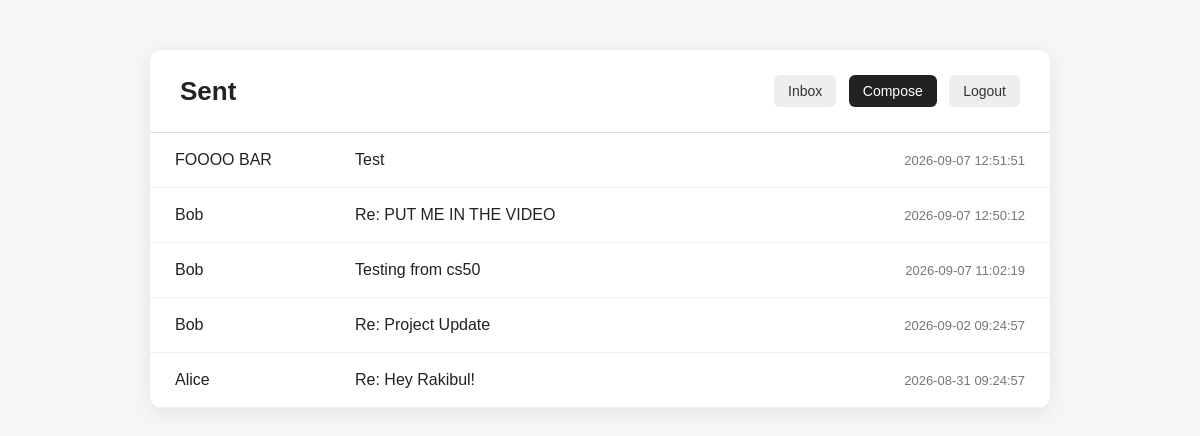
/sent (signed in), run on the app's committed database.
### tables this page shows
CREATE TABLE emails (
    email_id INTEGER PRIMARY KEY,
    sender_id INTEGER NOT NULL,
    recipient_id INTEGER NOT NULL,
    time_sent TEXT NOT NULL,
    title TEXT,
    description TEXT,
    is_read INTEGER NOT NULL DEFAULT 0,

    FOREIGN KEY (sender_id) REFERENCES users(user_id),
    FOREIGN KEY (recipient_id) REFERENCES users(user_id)
);

CREATE TABLE users (
    user_id INTEGER PRIMARY KEY,
    username TEXT NOT NULL UNIQUE,
    display_name TEXT NOT NULL,
    password_hash TEXT NOT NULL
);

### app.py (the view)
@app.route("/sent")
def sent():
    if "user_id" not in session:
        return redirect("/login")
    db = get_db()
    emails = db.execute("""
        SELECT
            emails.email_id,
            users.username AS recipient,
            users.display_name AS recipient_name,
            emails.time_sent,
            emails.title,
            emails.description
        FROM emails
        JOIN users
            ON emails.recipient_id = users.user_id
        WHERE emails.sender_id = ?
        ORDER BY emails.time_sent DESC
    """, (session["user_id"],)).fetchall()
    db.close()
    return render_template("sent.html", emails=emails)

### app.py (called while the page is built)
def get_db():
    db = sqlite3.connect("emails.db")
    db.row_factory = sqlite3.Row
    return db

### templates/sent.html (shortened to what this page needs)
{% extends "base.html" %}
{% block body %}
<div class="sent-container">
    <div class="sent-header">
        <div class="header-top">
            <h1>Sent</h1>
            <div>
                <a href="{{ url_for('inbox') }}" class="sent-button">
                    Inbox
                </a>
                <a href="{{ url_for('compose') }}" class="compose-button">
                    Compose
                </a>
                <a href="{{ url_for('logout') }}" class="logout-button">
                    Logout
                </a>
            </div>
        </div>
    </div>
    {% if emails %}
        <ul class="email-list">
            {% for i in emails %}
                <a href="{{ url_for('email', email_id=i['email_id']) }}"
                   class="email">
                    <div class="email-recipient">
                        {{ i["recipient_name"] }}
                    </div>
                    <div class="email-title">
                        {{ i["title"] }}
                    </div>
                    <div class="email-time">
                        {{ i["time_sent"] }}
                    </div>
                </a>
            {% endfor %}
        </ul>
    {% else %}
        <div class="empty-sent">
            You haven't sent any emails yet.
        </div>
    {% endif %}
</div>
{% endblock %}

### templates/base.html (shortened to what this page needs)
<html lang="en">
<head>
</head>
<body>
    {% block body %}{% endblock %}
</body>
</html>

### templates/sent.html (style rules this page uses)
body { margin: 0; background-color: #f4f6f8; font-family: Arial, sans-serif; color: #222; }
.sent-container { max-width: 900px; margin: 50px auto; background-color: white; border-radius: 12px; box-shadow: 0 4px 20px rgba(0, 0, 0, 0.08); overflow: hidden; }
.sent-header { padding: 25px 30px; border-bottom: 1px solid #ddd; }
.sent-header h1 { margin: 0; font-size: 26px; }
.email-list { list-style: none; padding: 0; margin: 0; }
.email { display: flex; align-items: center; padding: 18px 25px; border-bottom: 1px solid #eee; cursor: pointer; transition: background-color 0.15s; text-decoration: none; color: inherit; }
.email-recipient { width: 180px; flex-shrink: 0; }
.email-title { flex: 1; }
.email-time { color: #777; font-size: 13px; margin-left: 20px; }
.header-top { display: flex; justify-content: space-between; align-items: center; }
.sent-button, .compose-button, .logout-button { display: inline-block; padding: 8px 14px; border-radius: 6px; text-decoration: none; font-size: 14px; }
.compose-button { background-color: #222; color: white; margin-right: 8px; }
.sent-button, .logout-button { background-color: #eee; color: #333; }
.sent-button { margin-right: 8px; }

### data on the page
emails: recipient_name "FOOOO BAR", title "Test", time_sent "2026-09-07 12:51:51"
emails: recipient_name "Bob", title "Re: PUT ME IN THE VIDEO", time_sent "2026-09-07 12:50:12"
emails: recipient_name "Bob", title "Testing from cs50", time_sent "2026-09-07 11:02:19"
emails: recipient_name "Bob", title "Re: Project Update", time_sent "2026-09-02 09:24:57"
emails: recipient_name "Alice", title "Re: Hey Rakibul!", time_sent "2026-08-31 09:24:57"
